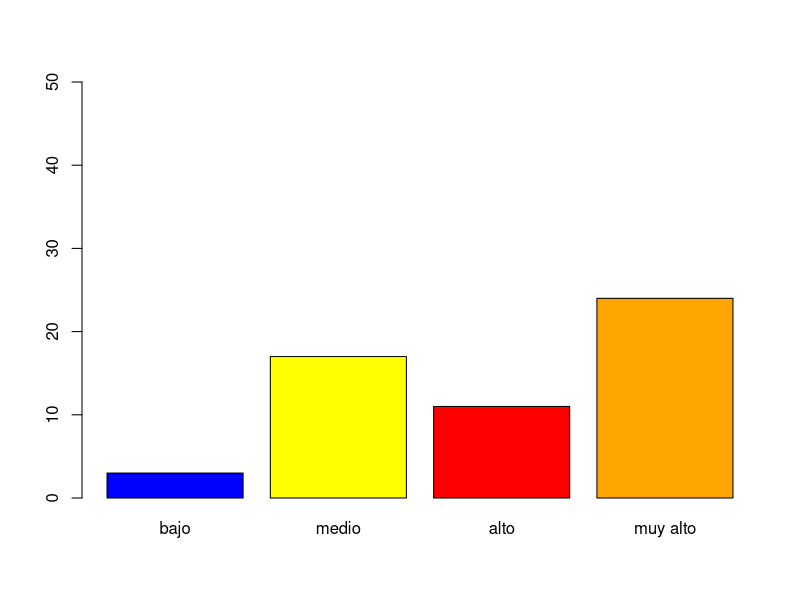
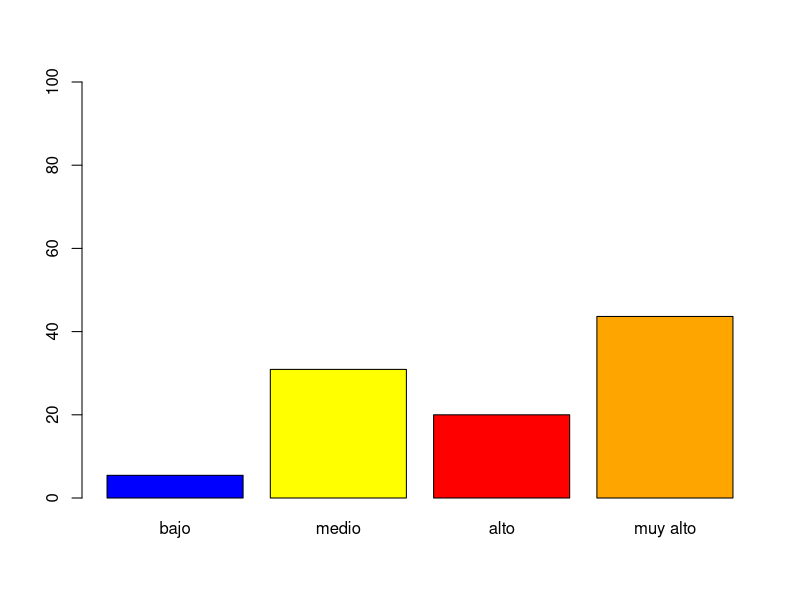

The R source for these figures, in order:
medioambiente=read.csv("environment-indicators-for-spain-1.csv",header=TRUE)

str(medioambiente)

co2=medioambiente[medioambiente$Indicator.Name=="CO2 emissions from solid fuel consumption (kt)",]$Value
str(co2)

catco2= cut(co2,breaks= seq((max(co2)+1),(min(co2)-1),length.out=5),labels = c("bajo" , "medio" , "alto", "muy alto"),right = FALSE)

catco2= ordered(catco2,levels= c("bajo" , "medio" , "alto", "muy alto"))

sort(catco2, decreasing = FALSE)

catco2ordenado= table(catco2)

barplot(catco2ordenado,ylim =c(0, 50),col =c("blue","yellow","red","orange"))

catco2ordenado2= prop.table(catco2ordenado)*(100)

barplot(catco2ordenado2,ylim =c(0, 100),col =c("blue","yellow","red","orange"))